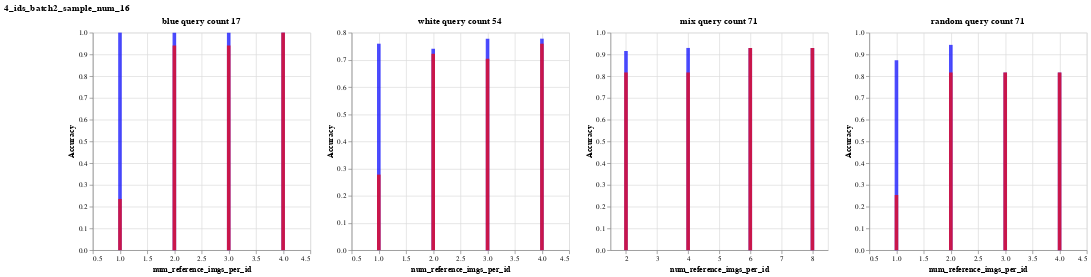
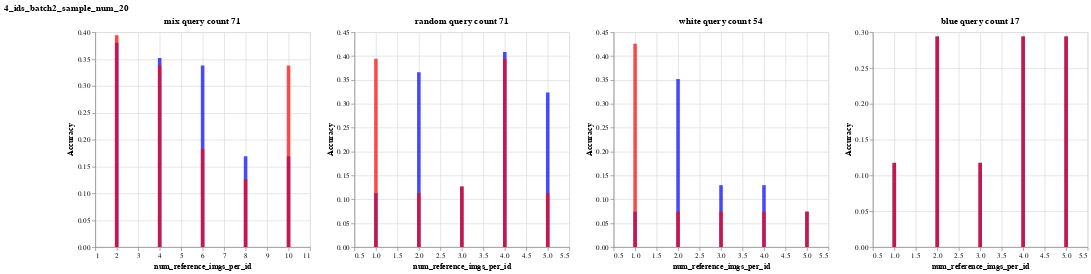
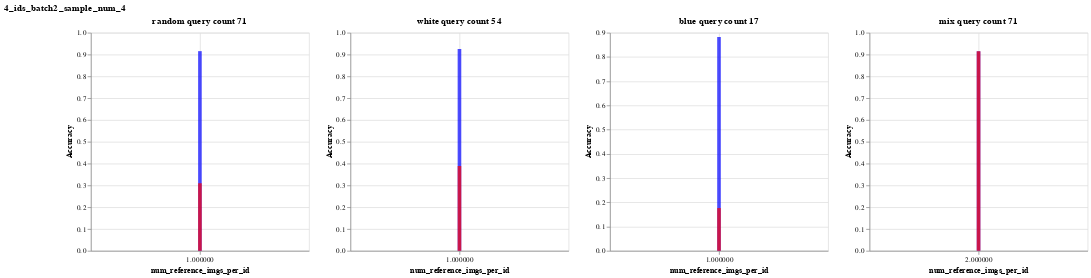
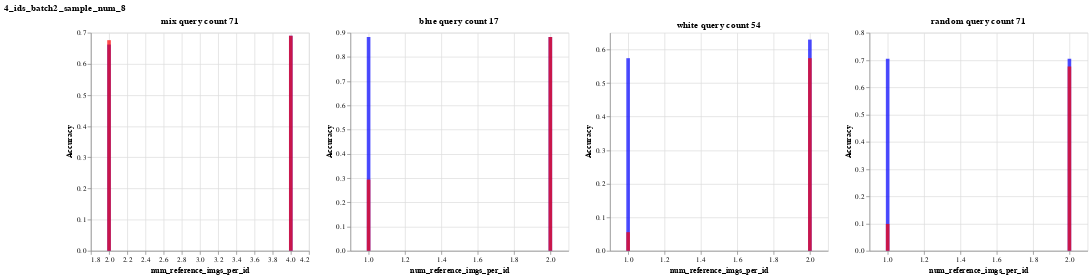

Source (notebook cell) for these figures, in order:
### Markdown cell above
## Closed Setting???

### Code cell
# param_3_num_images_per_id
# 2
import altair as alt

df = pd.read_csv('./pytorch_auto_eval_knn_reference_comparison.csv')

# Melt the DataFrame to convert it to a tidy format

melted_df = df.melt(id_vars=['run_str','num_reference_ids','num_reference_imgs_per_id','total_reference_images','reference_background','num_query_ids','total_query_imgs','query_background','model_str','num_ids_to_train_embeddor','num_imgs_per_id_to_train_embeddor','model_path','reference_file','query_file','training_file','datetime'], value_vars=['1NN', '3NN'], var_name='KNN_type', value_name='Accuracy')


# Change num_reference_imgs_per_id to *2 if reference is mixed
def change_num_ref(row):
    if row['reference_background'] == 'mix':
        row['num_reference_imgs_per_id']*=2
    return row
    
melted_df = melted_df.apply(change_num_ref, axis=1)



##change name from runstr, to be able to categorize

# def change_run_str(row):
#     string_without_sample = row['run_str'].split('_')
#     string_without_sample.pop()
#     joined= '_'.join(string_without_sample)
#     row['run_str'] = joined.replace('summer_bee_dataset_open_train_bee_','').replace('_batch1_sample_num','')
#     return row


# def change_0X_to_X(row):
#     if row['num_images_per_id'][0]=='0':
#         row['num_images_per_id']= row['num_images_per_id'][1]
        
#     return row

# melted_df = melted_df.apply(change_run_str, axis=1)
# melted_df = melted_df.apply(change_0X_to_X, axis=1)



melted_df = melted_df.drop_duplicates()
def return_knns_charts(subset, type_of_split):
    charts =[]
    
    different_types = subset['reference_background'].unique()
    
    # Create a chart with overlaid bars
    
    for reference_type in different_types:
         
        
        subset_for_reference = subset[subset['reference_background']==reference_type]
        query_count = subset_for_reference['total_query_imgs'].unique()[0]
        
            
        bar1 = alt.Chart(subset_for_reference[subset_for_reference['KNN_type'] == '1NN']).mark_bar(opacity=0.7).encode(
            x='num_reference_imgs_per_id',
            y='Accuracy',
            color=alt.value('blue')
        )
        bar2 = alt.Chart(subset_for_reference[subset_for_reference['KNN_type'] == '3NN']).mark_bar(opacity=0.7).encode(
            x='num_reference_imgs_per_id',
            y='Accuracy',
            color=alt.value('red')
        )
        chart = alt.layer(bar1, bar2).properties(
        title=reference_type+ ' query count '+str(query_count)
        )
        
        charts.append(chart)
        
    
    
    
    
    concatenated =alt.hconcat(*charts)
    
    return concatenated.properties(
    title={
        'text': type_of_split,
        'align': 'center'
    }
    )


# Load tidy to the usable DataFrame
df =melted_df[melted_df].sort_values(by='model_str')


model_trained_column = 'model_str'

# Get the unique  models
unique_models = df[model_trained_column].unique()

# Create a list of charts, one for each unique value in the column
charts = []

# Knn different knn's

knns= ['1NN', '3NN']

for model in unique_models:
    
    
    #create a chart per
    
    subset=df[df[model_trained_column] == model]
    
    display(return_knns_charts(subset, model))
